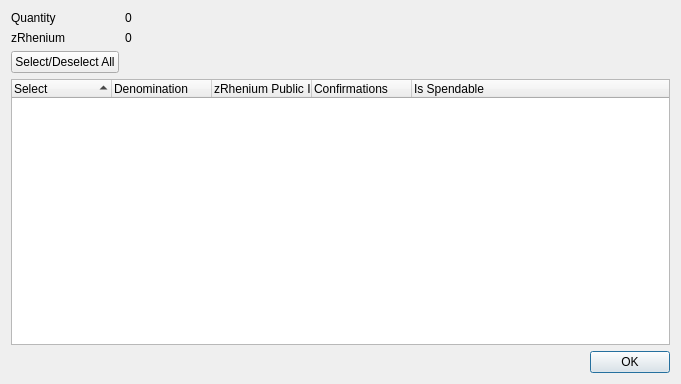
<?xml version="1.0" encoding="UTF-8"?>
<ui version="4.0">
 <class>ZRheniumControlDialog</class>
 <widget class="QDialog" name="ZRheniumControlDialog">
  <property name="geometry">
   <rect>
    <x>0</x>
    <y>0</y>
    <width>681</width>
    <height>384</height>
   </rect>
  </property>
  <property name="minimumSize">
   <size>
    <width>681</width>
    <height>384</height>
   </size>
  </property>
  <property name="windowTitle">
   <string>Select zRhenium to Spend</string>
  </property>
  <layout class="QGridLayout" name="gridLayout">
   <item row="0" column="0">
    <layout class="QFormLayout" name="formLayout">
     <property name="sizeConstraint">
      <enum>QLayout::SetDefaultConstraint</enum>
     </property>
     <item row="0" column="0">
      <widget class="QLabel" name="labelQuantity">
       <property name="text">
        <string>Quantity</string>
       </property>
      </widget>
     </item>
     <item row="0" column="1">
      <widget class="QLabel" name="labelQuantity_int">
       <property name="text">
        <string>0</string>
       </property>
      </widget>
     </item>
     <item row="1" column="0">
      <widget class="QLabel" name="labelZRhenium">
       <property name="text">
        <string>zRhenium</string>
       </property>
      </widget>
     </item>
     <item row="1" column="1">
      <widget class="QLabel" name="labelZRhenium_int">
       <property name="text">
        <string>0</string>
       </property>
      </widget>
     </item>
     <item row="2" column="0">
      <widget class="QPushButton" name="pushButtonAll">
       <property name="text">
        <string>Select/Deselect All</string>
       </property>
      </widget>
     </item>
    </layout>
   </item>
   <item row="1" column="0">
    <layout class="QVBoxLayout" name="verticalLayout">
     <item>
      <widget class="QTreeWidget" name="treeWidget">
       <property name="minimumSize">
        <size>
         <width>0</width>
         <height>250</height>
        </size>
       </property>
       <property name="alternatingRowColors">
        <bool>true</bool>
       </property>
       <property name="sortingEnabled">
        <bool>true</bool>
       </property>
       <property name="columnCount">
        <number>5</number>
       </property>
       <attribute name="headerDefaultSectionSize">
        <number>100</number>
       </attribute>
       <column>
        <property name="text">
         <string notr="true">Select</string>
        </property>
       </column>
       <column>
        <property name="text">
         <string notr="true">Denomination</string>
        </property>
       </column>
       <column>
        <property name="text">
         <string notr="true">zRhenium Public ID</string>
        </property>
       </column>
       <column>
        <property name="text">
         <string notr="true">Confirmations</string>
        </property>
       </column>
       <column>
        <property name="text">
         <string>Is Spendable</string>
        </property>
       </column>
      </widget>
     </item>
     <item>
      <widget class="QDialogButtonBox" name="buttonBox">
       <property name="orientation">
        <enum>Qt::Horizontal</enum>
       </property>
       <property name="standardButtons">
        <set>QDialogButtonBox::Ok</set>
       </property>
      </widget>
     </item>
    </layout>
   </item>
  </layout>
 </widget>
 <resources/>
 <connections>
  <connection>
   <sender>buttonBox</sender>
   <signal>accepted()</signal>
   <receiver>ZRheniumControlDialog</receiver>
   <slot>accept()</slot>
   <hints>
    <hint type="sourcelabel">
     <x>248</x>
     <y>254</y>
    </hint>
    <hint type="destinationlabel">
     <x>157</x>
     <y>274</y>
    </hint>
   </hints>
  </connection>
  <connection>
   <sender>buttonBox</sender>
   <signal>rejected()</signal>
   <receiver>ZRheniumControlDialog</receiver>
   <slot>reject()</slot>
   <hints>
    <hint type="sourcelabel">
     <x>316</x>
     <y>260</y>
    </hint>
    <hint type="destinationlabel">
     <x>286</x>
     <y>274</y>
    </hint>
   </hints>
  </connection>
 </connections>
</ui>
